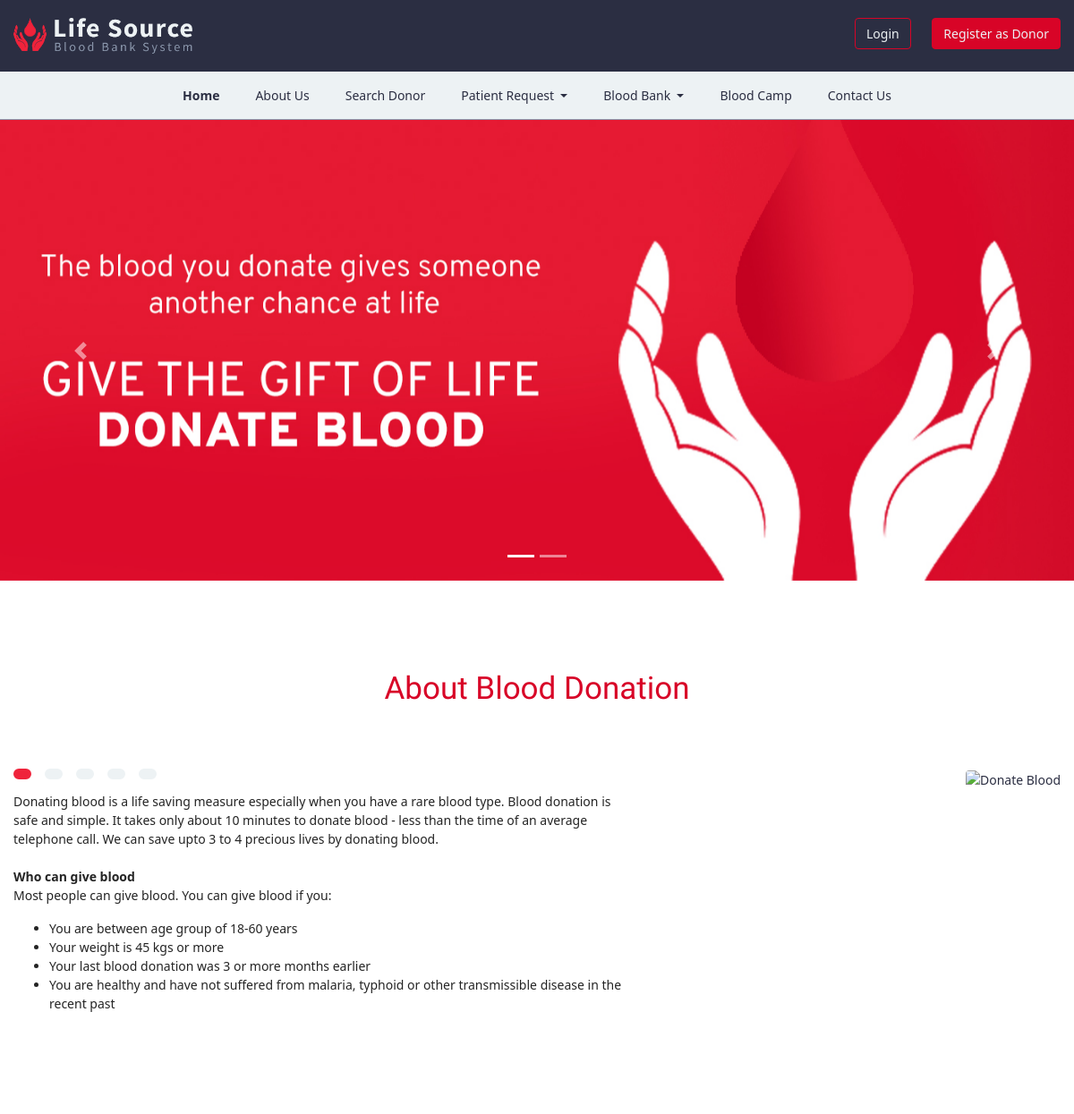
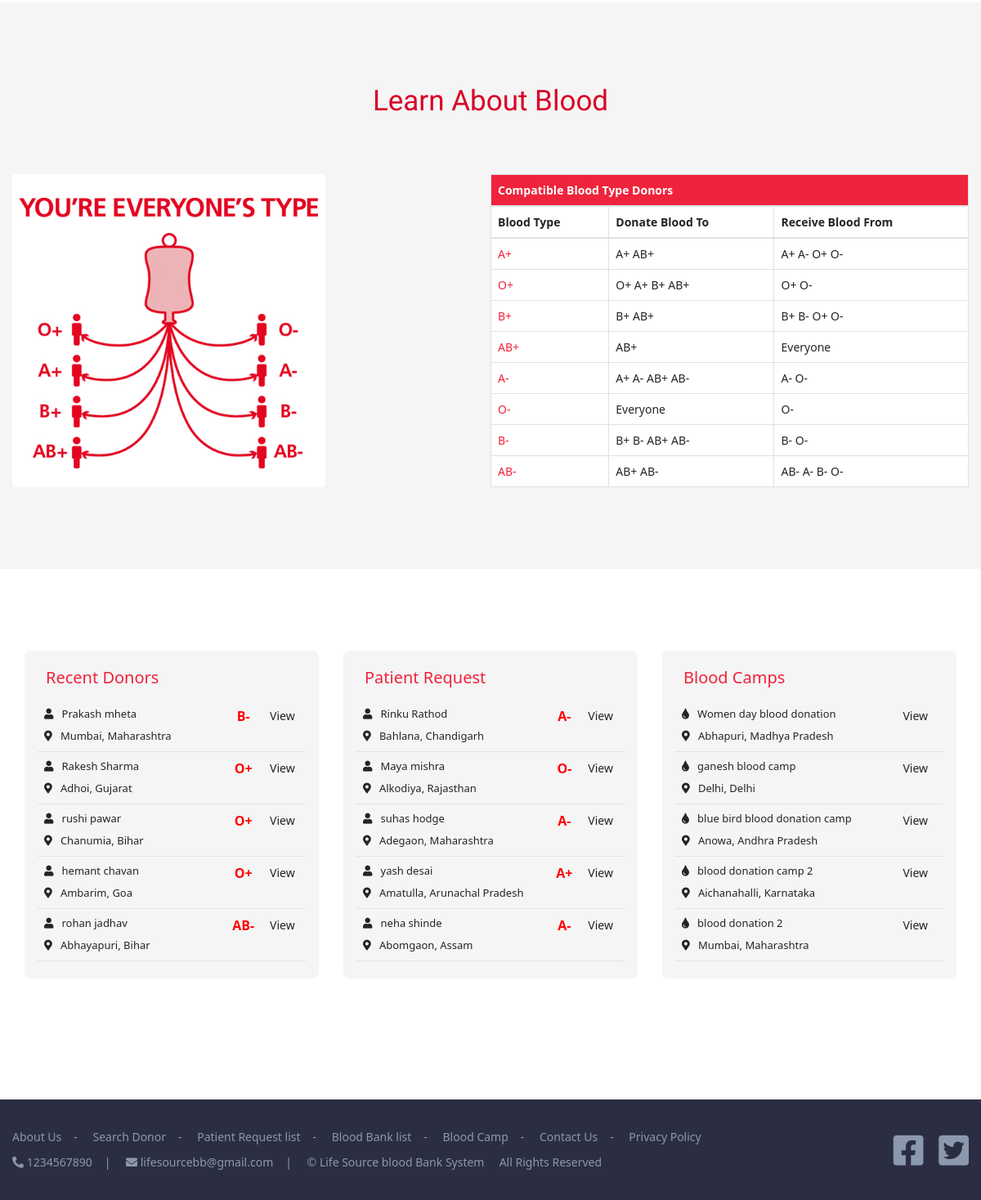
The page / on the database its author committed (2 pictures, top to bottom).
### tables this page shows
CREATE TABLE IF NOT EXISTS `register` (
  `ID` int(255) NOT NULL AUTO_INCREMENT,
  `name` varchar(255) NOT NULL,
  `password` varchar(255) NOT NULL,
  `email` varchar(255) NOT NULL,
  `birth` varchar(255) NOT NULL,
  `age` varchar(11) NOT NULL,
  `gender` varchar(6) NOT NULL,
  `bgroup` varchar(3) NOT NULL,
  `weight` int(11) NOT NULL,
  `phone` varchar(10) DEFAULT NULL,
  `mobile` varchar(10) NOT NULL,
  `address` varchar(255) NOT NULL,
  `State` varchar(255) NOT NULL,
  `city` varchar(255) NOT NULL,
  `donated_date` varchar(255) DEFAULT NULL,
  `date` timestamp NULL DEFAULT CURRENT_TIMESTAMP,
  `user` varchar(255) NOT NULL,
  `status` int(11) NOT NULL,
  PRIMARY KEY (`ID`)
);

CREATE TABLE IF NOT EXISTS `requestblood` (
  `ID` int(11) NOT NULL AUTO_INCREMENT,
  `Pname` varchar(255) NOT NULL,
  `gender` varchar(11) NOT NULL,
  `bgroup` varchar(255) NOT NULL,
  `age` int(11) NOT NULL,
  `state` varchar(255) NOT NULL,
  `city` varchar(255) NOT NULL,
  `address` varchar(255) NOT NULL,
  `Dname` varchar(255) NOT NULL,
  `Cname` varchar(255) NOT NULL,
  `email` varchar(255) NOT NULL,
  `mobile` varchar(11) NOT NULL,
  `message` varchar(255) NOT NULL,
  `date` timestamp NOT NULL DEFAULT CURRENT_TIMESTAMP,
  `status` int(11) NOT NULL,
  PRIMARY KEY (`ID`)
);

CREATE TABLE IF NOT EXISTS `bloodcamp` (
  `ID` int(11) NOT NULL AUTO_INCREMENT,
  `title` varchar(255) NOT NULL,
  `organised` varchar(255) NOT NULL,
  `state` varchar(255) NOT NULL,
  `city` varchar(255) NOT NULL,
  `mobile` varchar(11) NOT NULL,
  `address` varchar(255) NOT NULL,
  `campdate` varchar(255) NOT NULL,
  `details` varchar(255) NOT NULL,
  `date` timestamp NOT NULL DEFAULT CURRENT_TIMESTAMP,
  `status` int(11) NOT NULL,
  PRIMARY KEY (`ID`)
);

CREATE TABLE IF NOT EXISTS `contactinfo` (
  `ID` int(11) NOT NULL AUTO_INCREMENT,
  `mobile` varchar(11) NOT NULL,
  `email` varchar(255) NOT NULL,
  PRIMARY KEY (`ID`)
);

### index.php (the view, shortened to what this page needs)
<?php
include('include/connection.php');
?>
<!DOCTYPE html>
<html lang="en">
  <head>
    <link rel="stylesheet" href="css/bootstrap.min.css">
    <link rel="stylesheet" href="css/style.css">
    <link href="css/all.css" rel="stylesheet">
    <link rel="stylesheet" href="https://cdn.datatables.net/1.10.20/css/jquery.dataTables.min.css">
    <link rel="stylesheet" href="https://cdn.datatables.net/1.10.20/css/dataTables.bootstrap4.min.css">
  </head>
  <body>
    <header>
      <div class="container-sm nopadding">
      <div class="row">
      <div class="col-lg-6 col-md-6 col-sm-6 col-12 nopadding logobg">
        <a href="index.php">
          <img src="images/logo.png" alt="Life Source blood bank System" title="Life source blood bank system" />
        </a>
      </div>
      <div class="col-lg-6 col-md-6 col-sm-6 col-12 nopadding loginbg">
        <button type="button" onclick="window.open('login.php', '_blank'); return false;" name="login" id="login" class="btn btn-default loginbtn">
          Login
        </button>
        <button type="button" onclick="window.open('register.php', '_blank'); return false;" class="btn btn-default signupbtn">
          Register as Donor
        </button>
      </div>
      </div>
      </div>
    </header>
    <nav class="navbar navbar-expand-md navbar-light navigation sticky-top">
      <div class="container-sm nopadding">
      <div class="collapse navbar-collapse" id="collapsibleNavbar">
        <ul class="navbar-nav mx-auto">
          <li class="active nav-item">
            <a class="nav-link active" href="index.php">Home</a>
          </li>
          <li class="nav-item">
            <a class="nav-link" href="aboutus.php">About Us</a>
          </li>
          <li class="nav-item">
            <a class="nav-link" href="search_donor.php">Search Donor</a>
          </li>
          <li class="nav-item dropdown">
            <a class="nav-link dropdown-toggle" href="#" id="navbardrop" data-toggle="dropdown">
              Patient Request
            </a>
          </li>
          <li class="nav-item dropdown">
            <a class="nav-link dropdown-toggle" href="#" id="navbardrop" data-toggle="dropdown">
              Blood Bank
            </a>
          </li>
          <li class="nav-item">
            <a class="nav-link" href="bloodcamp.php">Blood Camp</a>
          </li>
          <li class="nav-item">
            <a class="nav-link" href="contact-us.php">Contact Us</a>
          </li>
        </ul>
      </div>
      </div>
    </nav>
    <div id="carouselExampleIndicators" class="carousel slide" data-ride="carousel">
      <ol class="carousel-indicators">
        <li data-target="#carouselExampleIndicators" data-slide-to="0" class="active"></li>
        <li data-target="#carouselExampleIndicators" data-slide-to="1"></li>
      </ol>
      <div class="carousel-inner">
        <div class="carousel-item active">
          <img class="d-block w-100" src="images/banner1.jpg" alt="First slide" />
        </div>
      </div>
      <a class="carousel-control-prev" href="#carouselExampleIndicators" role="button" data-slide="prev">
        <span class="carousel-control-prev-icon" aria-hidden="true"></span>
      </a>
      <a class="carousel-control-next" href="#carouselExampleIndicators" role="button" data-slide="next">
        <span class="carousel-control-next-icon" aria-hidden="true"></span>
      </a>
    </div>
    <div class="blood_tip">
      <div class="container-sm nopadding">
        <div class="row">
          <div class="col-lg-12 nopadding">
            <h1>About Blood Donation</h1>
          </div>
        </div>
        <div class="row btbox">
          <div class="col-lg-7 col-md-7 col-sm-12 col-12 nopadding btcontent">
            <ul class="nav nav-pills">
              <li class="nav-item">
                <a class="nav-link active" data-toggle="tab" href="#tab1"></a>
              </li>
              <li class="nav-item">
                <a class="nav-link" data-toggle="tab" href="#tab2"></a>
              </li>
              <li class="nav-item">
                <a class="nav-link" data-toggle="tab" href="#tab3"></a>
              </li>
              <li class="nav-item">
                <a class="nav-link" data-toggle="tab" href="#tab4"></a>
              </li>
              <li class="nav-item">
                <a class="nav-link" data-toggle="tab" href="#tab5"></a>
              </li>
            </ul>
            <div class="tab-content mt-1">
              <div class="tab-pane show active" id="tab1" role="tabpanel">
                <p>
                  Donating blood is a life saving measure especially
                  when you have a rare blood type. Blood donation is
                  safe and simple. It takes only about 10 minutes to
                  donate blood - less than the time of an average telephone
                  call. We can save upto 3 to 4 precious lives by donating blood.
                  <br /><br />
                  <b>Who can give blood</b>
                  <br />
                  Most people can give blood. You can give blood if you:
                  <br />
                  <ul style="list-style-type: disc;">
                    <li>You are between age group of 18-60 years</li>
                    <li>Your weight is 45 kgs or more</li>
                    <li>Your last blood donation was 3 or more months earlier</li>
                    <li>You are healthy and have not suffered from malaria, typhoid or other
                      transmissible disease in the recent past</li>
                    </ul>
                  </p>
                </div>
              </div>
            </div>
        <div class="col-lg-5 col-md-5 nopadding btimg">
          <img src="images/bloodtip1" class="rounded img-fluid" alt="Donate Blood" />
        </div>
      </div>
      </div>
    </div>
    <div class="learn_blood">
      <div class="container-sm nopadding">
        <div class="row learnrow1">
          <div class="col-lg-12 nopadding column1">
          <h1>Learn About Blood</h1>
          </div>
        </div>
        <div class="row learnrow2">
          <div class="col-lg-6 col-md-6 nopadding tableimgbox">
          <img src="images/blood_type.jpg" class="img-fluid rounded" alt="Blood type">
          </div>
          <div class="col-lg-6 col-md-6 col-sm-12 nopadding tablebox">
            <table class="table table-bordered learntable">
              <thead>
                <tr class="tr1">
                  <th colspan="3">Compatible Blood Type Donors</th>
                </tr>
                <tr>
                  <th>Blood Type</th>
                  <th>Donate Blood To</th>
                  <th>Receive Blood From</th>
                </tr>
              </thead>
              <tbody>
                <tr>
                  <td class="bgcolor">A+</td>
                  <td>A+ AB+</td>
                  <td>A+ A- O+ O-</td>
                </tr>
                <tr>
                  <td class="bgcolor">O+</td>
                  <td>O+ A+ B+ AB+</td>
                  <td>O+ O-</td>
                </tr>
                <tr>
                  <td class="bgcolor">B+</td>
                  <td>B+ AB+</td>
                  <td>B+ B- O+ O-</td>
                </tr>
                <tr>
                  <td class="bgcolor">AB+</td>
                  <td>AB+</td>
                  <td>Everyone</td>
                </tr>
                <tr>
                  <td class="bgcolor">A-</td>
                  <td>A+ A- AB+ AB-</td>
                  <td>A- O-</td>
                </tr>
                <tr>
                  <td class="bgcolor">O-</td>
                  <td>Everyone</td>
                  <td>O-</td>
                </tr>
                <tr>
                  <td class="bgcolor">B-</td>
                  <td>B+ B- AB+ AB-</td>
                  <td>B- O-</td>
                </tr>
                <tr>
                  <td class="bgcolor">AB-</td>
                  <td>AB+ AB-</td>
                  <td>AB- A- B- O-</td>
                </tr>
              </tbody>
            </table>
          </div>
        </div>
      </div>
    </div>
    <div class="scroll-content">
      <div class="container-sm nopadding">
        <div class="row">
          <div class="col-lg-4 mb-sm-5 Rdonor">
            <div class="mainbox">
              <h5>Recent Donors</h5>
              <div class="table-wrapper-scroll-y my-custom-scrollbar">
                <table class="table table-borderless">
                <tbody>
                  <?php
                  $query = "SELECT * from register WHERE status=1 ORDER BY ID DESC LIMIT 10";
                  $query_run = mysqli_query($conn,$query);
                  if (mysqli_num_rows($query_run) > 0) {
                    while ($row = mysqli_fetch_assoc($query_run)) {
                  ?>
                  <tr class="rowborder">
                    <td><p class="dname"><i class="fas fa-user"></i>&nbsp;&nbsp;
                    <?php echo $row['name'];?></p>
                    <i class="fas fa-map-marker-alt"></i>&nbsp;&nbsp;
                    <?php echo $row['city'];?>, <?php echo $row['State'];?></td>
                    <td class="bgroup"><?php echo $row['bgroup'];?></td>
                    <td>
                      <button class="btn btn-white viewbtn" data-toggle="modal" data-target="#myModal<?php echo $row['ID'];?>">View</button>
                    </td>
                  </tr>
                  <?php }} ?>
                </tbody>
                </table>
              </div>
            </div>
          </div>
          <div class="col-lg-4 mb-sm-5 Rdonor">
            <div class="mainbox">
              <h5>Patient Request</h5>
              <div class="table-wrapper-scroll-y my-custom-scrollbar">
                <table class="table table-borderless">
                <tbody>
                  <?php
                  $query = "SELECT * from requestblood WHERE status=1 ORDER BY ID DESC LIMIT 10";
                  $query_run = mysqli_query($conn,$query);
                  if (mysqli_num_rows($query_run) > 0) {
                    while ($row = mysqli_fetch_assoc($query_run)) {
                  ?>
                  <tr class="rowborder">
                    <td><p class="dname"><i class="fas fa-user"></i>&nbsp;&nbsp;
                    <?php echo $row['Pname'];?></p>
                    <i class="fas fa-map-marker-alt"></i>&nbsp;&nbsp;
                    <?php echo $row['city'];?>, <?php echo $row['state'];?></td>
                    <td class="bgroup"><?php echo $row['bgroup'];?></td>
                    <td>
                      <button class="btn btn-white viewbtn" data-toggle="modal" data-target="#myModal2<?php echo $row['ID'];?>">View</button>
                    </td>
                  </tr>
                  <?php }} ?>
                </tbody>
                </table>
              </div>
            </div>
          </div>
          <div class="col-lg-4">
            <div class="mainbox">
              <h5>Blood Camps</h5>
              <div class="table-wrapper-scroll-y my-custom-scrollbar">
                <table class="table table-borderless">
                <tbody>
                  <?php
                  $query = "SELECT * from bloodcamp WHERE status=1 ORDER BY ID DESC LIMIT 10";
                  $query_run = mysqli_query($conn,$query);
                  if (mysqli_num_rows($query_run) > 0) {
                    while ($row = mysqli_fetch_assoc($query_run)) {
                  ?>
                  <tr class="rowborder">
                    <td><p class="dname"><i class="fas fa-tint"></i>&nbsp;&nbsp;
                    <?php echo $row['title'];?></p>
                    <i class="fas fa-map-marker-alt"></i>&nbsp;&nbsp;
                    <?php echo $row['city'];?>, <?php echo $row['state'];?></td>
                    <td>
                      <button class="btn btn-white viewbtn" data-toggle="modal" data-target="#myModal3<?php echo $row['ID'];?>">View</button>
                    </td>
                  </tr>
                  <?php }} ?>
                </tbody>
                </table>
              </div>
            </div>
          </div>
        </div>
      </div>
    </div>
    <footer>
      <div class="container-sm nopadding">
        <div class="row">
          <div class="col-lg-10 col-md-12 hidemob">
            <div class="row">
              <div class="col-lg-12 nopadding">
                  <ul class="footer_list">
                    <li class="aboutli"><a href="about-us.php" target="_blank">About Us</a></li>-
                    <li><a href="search_donor.php" target="_blank">Search Donor</a></li>-
                    <li><a href="request-list.php" target="_blank">Patient Request list</a></li>-
                    <li><a href="bb-list.php" target="_blank">Blood Bank list</a></li>-
                    <li><a href="bloodcamp.php" target="_blank">Blood Camp</a></li>-
                    <li><a href="contact-us.php" target="_blank">Contact Us</a></li>-
                    <li><a href="privacy.php" target="_blank">Privacy Policy</a></li>
                  </ul>
              </div>
            </div>
            <?php
            $query3 = "SELECT * from contactinfo";
            $query_run3 = mysqli_query($conn,$query3);
            if (mysqli_num_rows($query_run3) > 0) {
              while ($row3 = mysqli_fetch_assoc($query_run3)) {
            ?>
            <div class="row">
              <div class="col-lg-12 nopadding">
                <ul class="footer_list">
                  <li class="aboutli"><i class="fas fa-phone-alt"></i> <?php echo $row3['mobile'];?></li>|
                  <li><i class="fas fa-envelope"></i> <a href="mailto:<?php echo $row3['email'];?>"><?php echo $row3['email'];?></a></li>|
                  <li>&copy; Life Source blood Bank System &nbsp;&nbsp;&nbsp; All Rights Reserved</li>
                </ul>
              </div>
            </div>
          </div>
      <div class="col-lg-2 col-md-12 social_icon hidemob nopadding">
            <div class="facebook">
              <a href="#">
              <i class="fab fa-facebook-square"></i>
              </a>
            </div>
            <div class="twitter">
              <a href="#">
              <i class="fab fa-twitter-square"></i>
              </a>
            </div>
      </div>
        </div>
        <?php } }?>
      </div>
    </footer>
  </body>
</html>

### rows shown on the page
register: name "Prakash mheta", city "Mumbai", State "Maharashtra", bgroup "B-"
register: name "Rakesh Sharma", city "Adhoi", State "Gujarat", bgroup "O+"
register: name "rushi pawar", city "Chanumia", State "Bihar", bgroup "O+"
register: name "hemant chavan", city "Ambarim", State "Goa", bgroup "O+"
register: name "rohan jadhav", city "Abhayapuri", State "Bihar", bgroup "AB-"
requestblood: Pname "Rinku Rathod", city "Bahlana", state "Chandigarh", bgroup "A-"
requestblood: Pname "Maya mishra", city "Alkodiya", state "Rajasthan", bgroup "O-"
requestblood: Pname "suhas hodge", city "Adegaon", state "Maharashtra", bgroup "A-"
requestblood: Pname "yash desai", city "Amatulla", state "Arunachal Pradesh", bgroup "A+"
requestblood: Pname "neha shinde", city "Abomgaon", state "Assam", bgroup "A-"
bloodcamp: title "Women day blood donation", city "Abhapuri", state "Madhya Pradesh"
bloodcamp: title "ganesh blood camp", city "Delhi", state "Delhi"
bloodcamp: title "blue bird blood donation camp", city "Anowa", state "Andhra Pradesh"
bloodcamp: title "blood donation camp 2", city "Aichanahalli", state "Karnataka"
bloodcamp: title "blood donation 2", city "Mumbai", state "Maharashtra"
contactinfo: mobile "1234567890", email "lifesourcebb@gmail.com"
